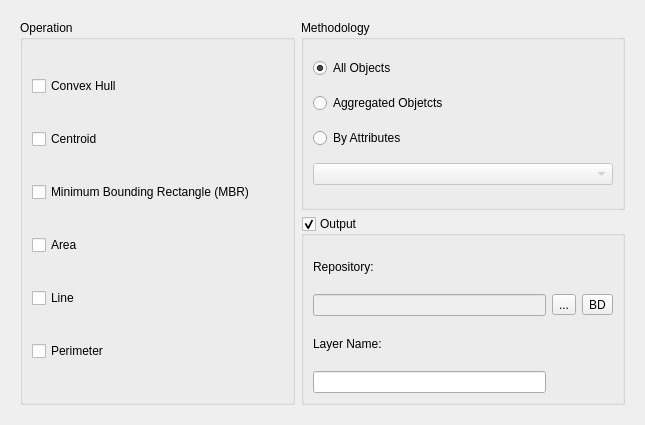
<?xml version="1.0" encoding="UTF-8"?>
<ui version="4.0">
 <class>GeometricOpOutputWizardPageForm</class>
 <widget class="QWizardPage" name="GeometricOpOutputWizardPageForm">
  <property name="geometry">
   <rect>
    <x>0</x>
    <y>0</y>
    <width>641</width>
    <height>425</height>
   </rect>
  </property>
  <property name="windowTitle">
   <string>WizardPage</string>
  </property>
  <layout class="QGridLayout" name="gridLayout_10">
   <item row="0" column="0">
    <widget class="QWidget" name="m_widgetOutput" native="true">
     <layout class="QGridLayout" name="gridLayout_3">
      <item row="0" column="0">
       <layout class="QGridLayout" name="gridLayout_9">
        <item row="0" column="0">
         <widget class="QGroupBox" name="m_operationGroupBox">
          <property name="minimumSize">
           <size>
            <width>275</width>
            <height>0</height>
           </size>
          </property>
          <property name="title">
           <string>Operation</string>
          </property>
          <layout class="QGridLayout" name="gridLayout_4">
           <item row="0" column="0">
            <widget class="QCheckBox" name="m_convexHullCheckBox">
             <property name="enabled">
              <bool>true</bool>
             </property>
             <property name="text">
              <string>Convex Hull</string>
             </property>
            </widget>
           </item>
           <item row="1" column="0">
            <widget class="QCheckBox" name="m_centroidCheckBox">
             <property name="enabled">
              <bool>true</bool>
             </property>
             <property name="text">
              <string>Centroid</string>
             </property>
            </widget>
           </item>
           <item row="2" column="0">
            <widget class="QCheckBox" name="m_mbrCheckBox">
             <property name="enabled">
              <bool>true</bool>
             </property>
             <property name="text">
              <string>Minimum Bounding Rectangle (MBR)</string>
             </property>
            </widget>
           </item>
           <item row="3" column="0">
            <widget class="QCheckBox" name="m_areaCheckBox">
             <property name="enabled">
              <bool>true</bool>
             </property>
             <property name="text">
              <string>Area</string>
             </property>
            </widget>
           </item>
           <item row="4" column="0">
            <widget class="QCheckBox" name="m_lineCheckBox">
             <property name="enabled">
              <bool>true</bool>
             </property>
             <property name="text">
              <string>Line</string>
             </property>
            </widget>
           </item>
           <item row="5" column="0">
            <widget class="QCheckBox" name="m_perimeterCheckBox">
             <property name="enabled">
              <bool>true</bool>
             </property>
             <property name="text">
              <string>Perimeter</string>
             </property>
            </widget>
           </item>
          </layout>
         </widget>
        </item>
        <item row="0" column="1">
         <layout class="QGridLayout" name="gridLayout_8">
          <item row="0" column="0">
           <widget class="QGroupBox" name="m_methodologyGroupBox">
            <property name="title">
             <string>Methodology</string>
            </property>
            <layout class="QGridLayout" name="gridLayout">
             <item row="0" column="0">
              <widget class="QRadioButton" name="m_allObjectsRadioButton">
               <property name="text">
                <string>All Objects</string>
               </property>
               <property name="checked">
                <bool>true</bool>
               </property>
              </widget>
             </item>
             <item row="1" column="0">
              <widget class="QRadioButton" name="m_simpleRadioButton">
               <property name="text">
                <string>Aggregated Objetcts</string>
               </property>
              </widget>
             </item>
             <item row="2" column="0">
              <widget class="QRadioButton" name="m_byAttributesRadioButton">
               <property name="text">
                <string>By Attributes</string>
               </property>
              </widget>
             </item>
             <item row="3" column="0">
              <widget class="QComboBox" name="m_attributesComboBox">
               <property name="enabled">
                <bool>false</bool>
               </property>
               <property name="minimumSize">
                <size>
                 <width>300</width>
                 <height>0</height>
                </size>
               </property>
              </widget>
             </item>
            </layout>
           </widget>
          </item>
          <item row="1" column="0">
           <widget class="QGroupBox" name="m_outputGroupBox">
            <property name="sizePolicy">
             <sizepolicy hsizetype="Preferred" vsizetype="Preferred">
              <horstretch>0</horstretch>
              <verstretch>0</verstretch>
             </sizepolicy>
            </property>
            <property name="title">
             <string>Output</string>
            </property>
            <property name="checkable">
             <bool>true</bool>
            </property>
            <layout class="QGridLayout" name="gridLayout_2">
             <item row="0" column="0">
              <widget class="QLabel" name="label_4">
               <property name="text">
                <string>Repository:</string>
               </property>
              </widget>
             </item>
             <item row="1" column="0">
              <widget class="QLineEdit" name="m_repositoryLineEdit">
               <property name="enabled">
                <bool>false</bool>
               </property>
              </widget>
             </item>
             <item row="1" column="1">
              <widget class="QToolButton" name="m_targetFileToolButton">
               <property name="minimumSize">
                <size>
                 <width>0</width>
                 <height>0</height>
                </size>
               </property>
               <property name="text">
                <string>...</string>
               </property>
              </widget>
             </item>
             <item row="1" column="2">
              <widget class="QToolButton" name="m_targetDatasourceToolButton">
               <property name="minimumSize">
                <size>
                 <width>0</width>
                 <height>0</height>
                </size>
               </property>
               <property name="text">
                <string>BD</string>
               </property>
              </widget>
             </item>
             <item row="2" column="0">
              <widget class="QLabel" name="label_3">
               <property name="text">
                <string>Layer Name:</string>
               </property>
              </widget>
             </item>
             <item row="3" column="0">
              <widget class="QLineEdit" name="m_newLayerNameLineEdit">
               <property name="readOnly">
                <bool>false</bool>
               </property>
              </widget>
             </item>
            </layout>
           </widget>
          </item>
         </layout>
        </item>
       </layout>
      </item>
     </layout>
    </widget>
   </item>
  </layout>
 </widget>
 <resources/>
 <connections/>
</ui>
